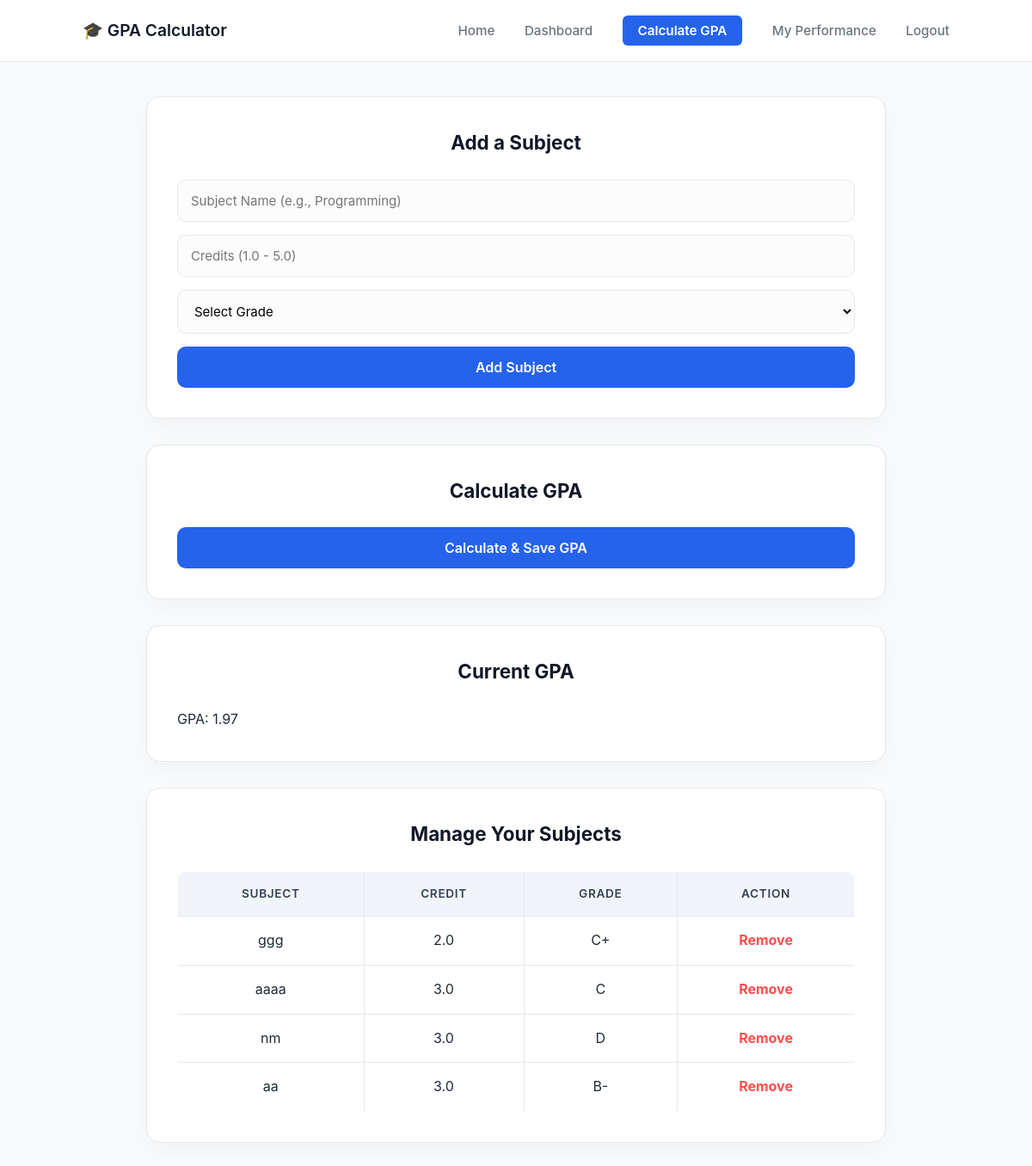
Screenshot of /gpa_calculator (signed in) with the database file from the repository.
### tables this page shows
CREATE TABLE subjects (
            id INTEGER PRIMARY KEY AUTOINCREMENT,
            user_id INTEGER NOT NULL,
            subject_name TEXT NOT NULL,
            credit REAL NOT NULL,
            grade TEXT NOT NULL,
            FOREIGN KEY(user_id) REFERENCES users(id)
        );

### app.py (the view)
@app.route("/gpa_calculator", methods=["GET", "POST"])
def gpa_calculator_route():
    if "user_id" not in session:
        return redirect(url_for("login"))
    db = get_db()
    rows = db.execute(
        "SELECT id, subject_name, credit, grade FROM subjects WHERE user_id=?",
        (session["user_id"],)
    ).fetchall()
    subjects_list = [dict(row) for row in rows]
    gpa, total_credits, weak_count = calculate_gpa(subjects_list)
    if request.method == "POST":
        db.execute("UPDATE users SET gpa=? WHERE id=?", (gpa, session["user_id"]))
        db.commit()
        db.close()
        flash(f"GPA saved: {gpa}", "success")
        return redirect(url_for("gpa_calculator_route"))
    db.close()
    return render_template("gpa_calculator.html", gpa=gpa, subjects=subjects_list)

### app.py (called while the page is built)
def get_db():
    conn = sqlite3.connect(DB_FILE)
    conn.row_factory = sqlite3.Row
    return conn

def calculate_gpa(subjects):
    grade_points = {
        "A+": 4.0, "A": 4.0, "A-": 3.7,
        "B+": 3.3, "B": 3.0, "B-": 2.7,
        "C+": 2.3, "C": 2.0, "C-": 1.7,  # Added comma and C-
        "D": 1.0, "F": 0.0
    }
    total_points = 0
    total_credits = 0
    weak_count = 0
    for s in subjects:
        credit = float(s["credit"])
        gp = grade_points.get(s["grade"], 0)
        total_points += gp * credit
        total_credits += credit
        if s["grade"] in ["D", "F"]:
            weak_count += 1
    gpa = round(total_points / total_credits, 2) if total_credits else 0
    return gpa, total_credits, weak_count

### templates/gpa_calculator.html (shortened to what this page needs)
<!DOCTYPE html>
<html lang="en">
<head>
    <link rel="stylesheet" href="{{ url_for('static', filename='css/gpa_calculator.css') }}">
</head>
<body>
<header>
    <h1>🎓 GPA Calculator</h1>
    <nav>
        <a href="{{ url_for('home') }}">Home</a>
        <a href="{{ url_for('dashboard') }}">Dashboard</a>
        <a href="{{ url_for('gpa_calculator_route') }}"class=highlight>Calculate GPA</a>
        <a href="{{ url_for('student_dashboard') }}">My Performance</a>
        <a href="{{ url_for('home') }}">Logout</a>
    </nav>
</header>
<div class="container">
    <div class="card">
        <h3>Add a Subject</h3>
        <form method="POST" action="{{ url_for('add_subject') }}">
            <input type="text" name="subject_name" placeholder="Subject Name (e.g., Programming)" required>
            <input type="number" name="credit" placeholder="Credits (1.0 - 5.0)" min="1" max="5" step="0.25" required>
            <select name="grade" required>
                <option value="">Select Grade</option>
            </select>
            <button type="submit">Add Subject</button>
        </form>
    </div>
    <div class="card">
        <h3>Calculate GPA</h3>
        <form method="POST" action="{{ url_for('gpa_calculator_route') }}">
            <button type="submit">Calculate & Save GPA</button>
        </form>
    </div>
    <div class="card">
        <h3>Current GPA</h3>
        <p>GPA: {{ gpa if gpa is defined else 0.00 }}</p>
    </div>
    <div class="card">
    <h3>Manage Your Subjects</h3>
    <table border="1" style="width:100%; border-collapse: collapse; margin-top: 15px;">
        <thead>
            <tr style="background-color: #f2f2f2;">
                <th>Subject</th>
                <th>Credit</th>
                <th>Grade</th>
                <th>Action</th>
            </tr>
        </thead>
        <tbody>
            {% for s in subjects %}
            <tr>
                <td>{{ s.subject_name }}</td>
                <td>{{ s.credit }}</td>
                <td>{{ s.grade }}</td>
                <td style="text-align: center;">
                    <a href="{{ url_for('delete_subject', subject_id=s.id) }}"
                       style="color: #ff4d4d; font-weight: bold; text-decoration: none;"
                       onclick="return confirm('Are you sure you want to remove this subject?')">
                       Remove
                    </a>
                </td>
            </tr>
            {% endfor %}
        </tbody>
    </table>
</div>
</div>
</body>
</html>

### static/css/gpa_calculator.css (style rules this page uses)
:root { --primary: #111827; --accent: #2563eb; --background: #f9fafb; --card-bg: #ffffff; --text: #1f2937; --muted: #6b7280; --border: #e5e7eb; --success: #10b981; --danger: #ef4444; --slate: #334155; }
* { margin: 0; padding: 0; box-sizing: border-box; font-family: 'Inter', 'Roboto', sans-serif; }
body { background-color: var(--background); color: var(--text); line-height: 1.6; }
header { background: white; padding: 20px 8%; display: flex; justify-content: space-between; align-items: center; border-bottom: 1px solid var(--border); position: sticky; top: 0; z-index: 1000; }
header h1 { font-size: 1.2rem; font-weight: 600; color: var(--primary); }
nav a { margin-left: 30px; font-size: 0.95rem; color: var(--muted); font-weight: 500; text-decoration: none; }
nav a.highlight { background: var(--accent); color: #fff; padding: 8px 18px; border-radius: 6px; font-weight: 600; }
.container { padding: 40px 20px; max-width: 900px; margin: auto; }
.card { background-color: var(--card-bg); padding: 35px; border-radius: 16px; border: 1px solid var(--border); box-shadow: 0 10px 25px rgba(0,0,0,0.03); margin-bottom: 30px; }
.card h3 { color: var(--primary); margin-bottom: 25px; text-align: center; font-size: 1.4rem; }
form input, form select { width: 100%; padding: 14px 15px; margin-bottom: 15px; border-radius: 10px; border: 1px solid var(--border); font-size: 15px; background-color: #fcfcfc; transition: border-color 0.3s, box-shadow 0.3s; }
form button { width: 100%; padding: 14px; background-color: var(--accent); color: white; border: none; border-radius: 10px; font-weight: 600; font-size: 16px; cursor: pointer; transition: all 0.3s ease; }
table { width: 100%; border-collapse: separate; border-spacing: 0; margin-top: 20px; border-radius: 10px; overflow: hidden; border: 1px solid var(--border); }
th { background-color: #f1f5f9; color: var(--slate); font-weight: 600; font-size: 0.85rem; text-transform: uppercase; letter-spacing: 0.05em; padding: 15px; }
td { padding: 15px; text-align: center; border-top: 1px solid var(--border); background-color: var(--card-bg); }

### rows the page displays
subjects: subject_name "ggg", credit "2.0", grade "C+"
subjects: subject_name "aaaa", credit "3.0", grade "C"
subjects: subject_name "nm", credit "3.0", grade "D"
subjects: subject_name "aa", credit "3.0", grade "B-"

### other values shown
{{ gpa if gpa is defined else 0.00 }} "1.97"
